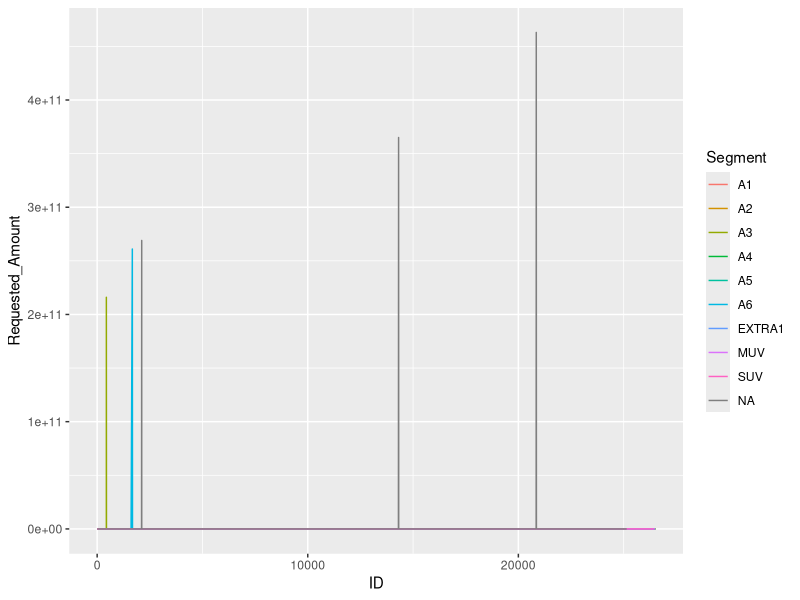

The R source for this figure:
## ---- chunk 1
rm(list = ls())
knitr::opts_chunk$set(echo = TRUE)
library(readxl)
library(ggplot2)
library(tidyverse)
library(dplyr)
## ---- chunk 2
my_data <- read_excel("data/data-set.xlsx")
## ---- chunk 3
head(my_data)
## ---- chunk 4
# get the group count
my_data %>% group_by(Segment) %>% summarise(n = n(), mean = mean(Requested_Amount), max = max(Requested_Amount), min = min(Requested_Amount))

ggplot(data = my_data) + geom_line(aes(x = ID, y = Requested_Amount, color = Segment))
## ---- chunk 5
# construct the data
# Set loan amount: Requested_Amount
# Set ground truth: Disbursed
# Compute the price based on the APR and duration

SIAL <- function(loan, duration, interest){
  # duration is in months
  interest = (interest/100)
  a = loan*(1 + interest/12 )^(duration)
  b = ( (1 + (interest/12))^duration  - 1)/(interest/12)
  monthly_payment = a/b
  total_interest = monthly_payment*duration - loan
  return(total_interest)
}

clean_data <- my_data %>% 
  select(ID, Requested_Amount, Disbursed, Loan_Term, IRR, Segment) %>%
  drop_na() %>% rename(y = Disbursed, Loan = Requested_Amount, APR = IRR, Duration = Loan_Term) %>%
  mutate(Price = SIAL(Loan, Duration, APR))
  
clean_data
write_csv(clean_data, file = "data/clean_transformed_data_07_20.csv")
